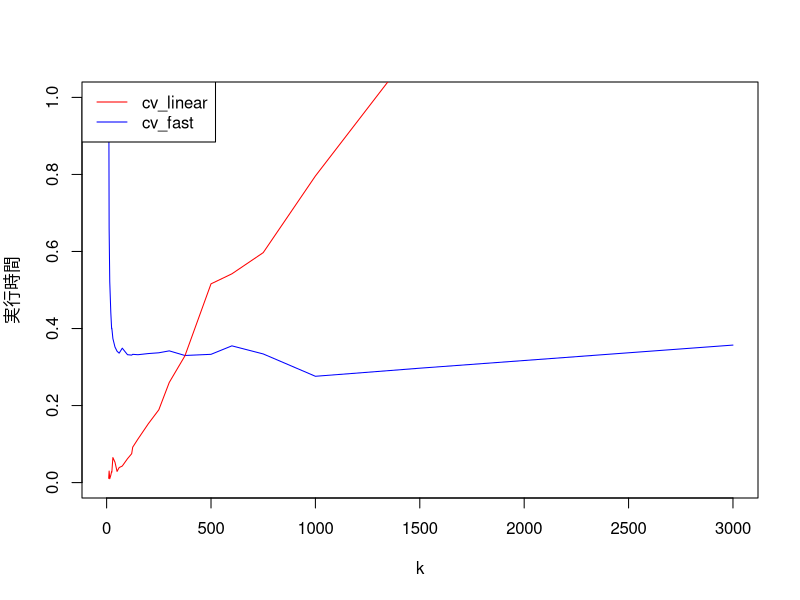

The R script that drew this image:
# Clear environment
rm(list = ls())

# Setting Japanese font (for MacOSX)
# par(family= "HiraKakuProN-W3")

# Chapter3 e.g.42
# k-fold クロスバリデーション（CV）の実装。
# サンプル全体をk個のグループに分ける。
# うち1グループをテストデータとして確保し、残りを訓練データとして用いて、
# 線形回帰の回帰係数推定値を計算する。
# ここで計算された回帰係数推定値を用いて、
# テストデータにおける応答変数推定値y_hatと実際の応答変数値yのRSSを計算する。
# その処理をテストデータとして用いるグループを変えることでk回行い、
# k回分のRSS値の和を総サンプル数nで標準化した値を最終結果として返す。
cv_linear <- function(X, y, k) {
  n <- length(y)
  m <- n / k # 各グループのサンプル数
  S <- 0 # RSS和
  for (j in 1:k) {
    test <- ((j - 1) * m + 1):(j * m) # テストデータグループの選択
    beta <- solve(t(X[-test, ]) %*% X[-test, ]) %*% t(X[-test, ]) %*% y[-test] # 回帰係数推定値の計算
    e <- y[test] - X[test, ] %*% beta # 残差y - y_hatを計算
    S <- S + drop(t(e) %*% e) # eの各要素の二乗和を計算し、スカラー値に変換してからSに加える。
  }
  return(S/n)
}

# J. Shao et alによる高速k-fold CV法の実装
cv_fast <- function(X, y, k) {
  n <- length(y)
  m <- n / k
  H <- X %*% solve(t(X) %*% X) %*% t(X) # ハット行列
  I_n <- diag(rep(1, n))
  e <- (I_n - H) %*% y # 残差を計算
  I_m <- diag(rep(1, m))
  S <- 0 # CVの各回における残差平方和の総和
  for (j in 1:k) {
    test <- ((j - 1) * m + 1):(j * m) # CVにおけるテストデータを選出
    S <- S + norm(solve(I_m - H[test, test]) %*% e[test], "2") ^ 2 # J. Shaoの式により残差平方和を計算してSに加える。
  }
  return(S / n) # サンプル数で残債平方和総和を標準化してCV結果として返す。
}

# cv_linear()とcv_fast()の処理速度を比較する。
# データ生成
n <- 3000 # データ数
p <- 5 # 説明変数の要素数
beta <- rnorm(p + 1)
x <- matrix(rnorm(n * p), ncol = p)
X <- cbind(1, x)
y <- X %*% beta + rnorm(n)
plot(0, 0, 
     xlab = "k",
     ylab = "実行時間",
     xlim = c(2, n),
     ylim = c(0, 1.0),
     type = "n")

# cv_fast()の処理
U <- NULL # k-fold CVのk値
V <- NULL # 各k値における処理時間
for (k in 10:n) {
  if (n %% k == 0) {
    t <- proc.time()[3]
    cv_fast(X, y, k)
    U <- c(U, k)
    V <- c(V, (proc.time()[3] - t))
  }
}
lines(U, V, col = "blue")

# cv_linear()の処理
U <- NULL
V <- NULL
for (k in 10:n) {
  if (n %% k == 0) {
    t <- proc.time()[3]
    cv_linear(X, y, k)
    U <- c(U, k)
    V <- c(V, (proc.time()[3] - t))
  }
}
lines(U, V, col = "red")

# グラフにレジェンドを追加する
legend("topleft", 
       legend = c("cv_linear", "cv_fast"),
       col = c("red", "blue"),
       lty = 1)
